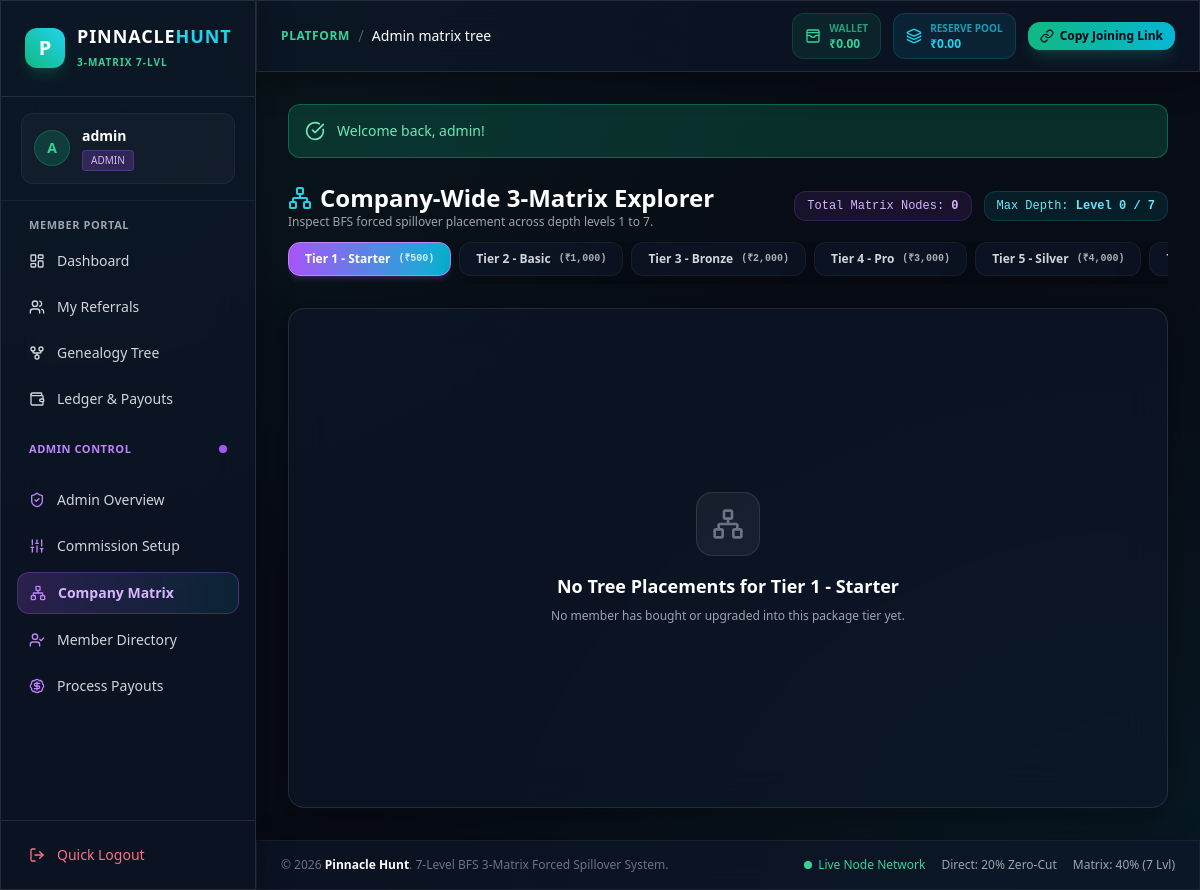
The app's page /?page=admin_matrix_tree (signed in) with its own data.
### tables this page shows
CREATE TABLE users (
    id INT UNSIGNED AUTO_INCREMENT PRIMARY KEY,
    username VARCHAR(50) NOT NULL UNIQUE,
    email VARCHAR(100) NOT NULL UNIQUE,
    password VARCHAR(255) NOT NULL,
    full_name VARCHAR(100) NOT NULL,
    phone VARCHAR(20) NOT NULL,
    role ENUM('user', 'admin') NOT NULL DEFAULT 'user',
    sponsor_id INT UNSIGNED NULL,
    wallet_balance DECIMAL(15, 2) NOT NULL DEFAULT 0.00,
    reserve_balance DECIMAL(15, 2) NOT NULL DEFAULT 0.00,
    status ENUM('active', 'inactive', 'suspended') NOT NULL DEFAULT 'active',
    created_at TIMESTAMP DEFAULT CURRENT_TIMESTAMP,
    CONSTRAINT fk_users_sponsor FOREIGN KEY (sponsor_id) REFERENCES users(id) ON DELETE SET NULL
);

CREATE TABLE packages (
    id INT UNSIGNED AUTO_INCREMENT PRIMARY KEY,
    name VARCHAR(50) NOT NULL,
    price DECIMAL(15, 2) NOT NULL,
    direct_commission_percent DECIMAL(5, 2) NOT NULL DEFAULT 20.00,
    sort_order INT UNSIGNED NOT NULL DEFAULT 1,
    status ENUM('active', 'inactive') NOT NULL DEFAULT 'active',
    created_at TIMESTAMP DEFAULT CURRENT_TIMESTAMP
);

### src/Services/AuthService.php (called while the page is built, shortened)
<?php
class AuthService {
    public static function getCurrentUser(): ?array {
        $pdo = Database::getConnection();
        $stmt = $pdo->prepare("SELECT * FROM users WHERE id = ?");
        $stmt->execute([$_SESSION['user_id']]);
        $user = $stmt->fetch();
        return $user ?: null;
    }
}

### src/Services/PackageService.php (called while the page is built, shortened)
<?php
class PackageService {
    public static function getAll(): array {
        $pdo = Database::getConnection();
        return $pdo->query("SELECT * FROM packages ORDER BY sort_order ASC")->fetchAll();
    }
    public static function getById(int $id): ?array {
        $pdo = Database::getConnection();
        $stmt = $pdo->prepare("SELECT * FROM packages WHERE id = ?");
        $stmt->execute([$id]);
        $pkg = $stmt->fetch();
        return $pkg ?: null;
    }
}

### src/Services/MatrixEngine.php (called while the page is built, shortened)
<?php
class MatrixEngine {
    public static function getCompanyTree(int $packageId, int $maxDepth = 7): ?array {
        $pdo = Database::getConnection();
        $stmt = $pdo->prepare("
            SELECT m.*, u.username, u.full_name, u.email
            FROM matrix_nodes m
            JOIN users u ON m.user_id = u.id
            WHERE m.package_id = ? AND m.parent_id IS NULL
            LIMIT 1
        ");
        $stmt->execute([$packageId]);
        $root = $stmt->fetch();
        if (!$root) {
            return null;
        }
        return self::buildSubtree($root, $maxDepth, 0);
    }
}

### views/admin/matrix_tree.php (the view, shortened to what this page needs)
<?php
require_once __DIR__ . '/../layouts/header.php';
$allPackages = PackageService::getAll();
$selectedTierId = isset($_GET['tier']) ? (int)$_GET['tier'] : (int)$allPackages[0]['id'];
$selectedPkg = PackageService::getById($selectedTierId);
$pdo = Database::getConnection();
$nodeCountStmt = $pdo->prepare("SELECT COUNT(*) FROM matrix_nodes WHERE package_id = ?");
$nodeCountStmt->execute([$selectedTierId]);
$totalNodes = (int)$nodeCountStmt->fetchColumn();
$depthStmt = $pdo->prepare("SELECT COALESCE(MAX(depth), 0) FROM matrix_nodes WHERE package_id = ?");
$depthStmt->execute([$selectedTierId]);
$maxDepthReached = (int)$depthStmt->fetchColumn();
$companyTree = MatrixEngine::getCompanyTree($selectedTierId, 7);
    ?>
<div class="mb-6">
    <div class="flex items-center justify-between mb-3">
        <div>
            <h2 class="text-2xl font-black text-white flex items-center space-x-2">
                <i data-lucide="network" class="w-6 h-6 text-cyan-400"></i>
                <span>Company-Wide 3-Matrix Explorer</span>
            </h2>
            <p class="text-xs text-gray-400">Inspect BFS forced spillover placement across depth levels 1 to 7.</p>
        </div>
        <div class="flex items-center space-x-3 text-xs font-mono">
            <span class="px-3 py-1.5 rounded-xl bg-purple-500/10 text-purple-300 border border-purple-500/20">
                Total Matrix Nodes: <strong><?= $totalNodes ?></strong>
            </span>
            <span class="px-3 py-1.5 rounded-xl bg-cyan-500/10 text-cyan-300 border border-cyan-500/20">
                Max Depth: <strong>Level <?= $maxDepthReached ?> / 7</strong>
            </span>
        </div>
    </div>
    <div class="flex items-center gap-2 overflow-x-auto pb-2">
        <?php foreach ($allPackages as $pkg): ?>
            <a href="?page=admin_matrix_tree&tier=<?= $pkg['id'] ?>"
                class="px-4 py-2 rounded-xl text-xs font-bold transition flex-shrink-0 flex items-center space-x-2 border <?= $pkg['id'] == $selectedTierId ? 'bg-gradient-to-r from-purple-500 to-cyan-500 text-white border-purple-400 shadow-md shadow-purple-500/20' : 'glass-panel text-gray-300 hover:text-white border-white/5 hover:border-white/20' ?>">
                <span><?= htmlspecialchars($pkg['name']) ?></span>
                <span class="text-[10px] font-mono opacity-80">(₹<?= number_format((float)$pkg['price']) ?>)</span>
            </a>
        <?php endforeach; ?>
    </div>
</div>
<div class="glass-panel rounded-2xl p-8 border border-white/10 overflow-x-auto min-h-[500px] flex items-center justify-center">
    <?php if (!$companyTree): ?>
        <div class="text-center py-12 max-w-md">
            <div class="w-16 h-16 rounded-2xl bg-white/5 border border-white/10 flex items-center justify-center mx-auto mb-4 text-gray-500">
                <i data-lucide="network" class="w-8 h-8"></i>
            </div>
            <h4 class="text-lg font-bold text-white mb-2">No Tree Placements for <?= htmlspecialchars($selectedPkg['name']) ?></h4>
            <p class="text-xs text-gray-400">No member has bought or upgraded into this package tier yet.</p>
        </div>
    <?php else: ?>
        <div class="py-4">
            <?php renderAdminTreeNode($companyTree, 1); ?>
        </div>
    <?php endif; ?>
</div>
<?php require_once __DIR__ . '/../layouts/footer.php'; ?>

### views/layouts/header.php (shortened to what this page needs)
<?php
$user = AuthService::getCurrentUser();
$currentPage = $_GET['page'] ?? 'dashboard';
?>
<!DOCTYPE html>
<html lang="en" class="dark">
<head>
    <script src="https://cdn.tailwindcss.com"></script>
</head>
<body class="min-h-screen antialiased flex flex-col">
<?php if ($user): ?>
    <aside id="sidebar" class="w-64 fixed left-0 top-0 bottom-0 z-50 glass-panel border-r border-white/10 flex flex-col transition-transform duration-300 -translate-x-full md:translate-x-0">
        <div class="px-6 py-6 border-b border-white/10 flex items-center justify-between">
            <a href="?page=dashboard" class="flex items-center space-x-3">
                <div class="w-10 h-10 rounded-xl bg-gradient-to-tr from-emerald-500 to-cyan-400 flex items-center justify-center font-black text-white text-xl shadow-lg shadow-emerald-500/20">
                    P
                </div>
                <div>
                    <div class="font-extrabold tracking-wider text-white text-lg leading-tight">PINNACLE<span class="text-cyan-400">HUNT</span></div>
                    <span class="text-[10px] text-emerald-400 font-semibold uppercase tracking-widest">3-Matrix 7-Lvl</span>
                </div>
            </a>
        </div>
        <div class="px-5 py-4 border-b border-white/5">
            <div class="p-3 rounded-xl bg-white/[0.03] border border-white/5 flex items-center space-x-3">
                <div class="w-9 h-9 rounded-full bg-emerald-500/20 border border-emerald-500/30 flex items-center justify-center font-bold text-emerald-400 text-sm">
                    <?= strtoupper(substr($user['username'], 0, 1)) ?>
                </div>
                <div class="overflow-hidden">
                    <p class="text-sm font-semibold text-white truncate"><?= htmlspecialchars($user['username']) ?></p>
                    <span class="inline-flex items-center px-2 py-0.5 rounded text-[10px] font-medium <?= $user['role'] === 'admin' ? 'bg-purple-500/20 text-purple-300 border border-purple-500/30' : 'bg-emerald-500/20 text-emerald-300 border border-emerald-500/30' ?>">
                        <?= strtoupper($user['role']) ?>
                    </span>
                </div>
            </div>
        </div>
        <nav class="flex-1 px-4 py-4 space-y-1.5 overflow-y-auto">
            <div class="text-[11px] font-semibold text-gray-400 uppercase tracking-wider px-3 mb-2">Member Portal</div>
            <a href="?page=dashboard" class="flex items-center space-x-3 px-3 py-2.5 rounded-xl text-sm font-medium transition <?= $currentPage === 'dashboard' ? 'bg-gradient-to-r from-emerald-500/20 to-cyan-500/10 text-emerald-300 border border-emerald-500/30 font-semibold' : 'text-gray-300 hover:bg-white/5 hover:text-white' ?>">
                <i data-lucide="layout-dashboard" class="w-4 h-4"></i>
                <span>Dashboard</span>
            </a>
            <a href="?page=referrals" class="flex items-center space-x-3 px-3 py-2.5 rounded-xl text-sm font-medium transition <?= $currentPage === 'referrals' ? 'bg-gradient-to-r from-emerald-500/20 to-cyan-500/10 text-emerald-300 border border-emerald-500/30 font-semibold' : 'text-gray-300 hover:bg-white/5 hover:text-white' ?>">
                <i data-lucide="users" class="w-4 h-4"></i>
                <span>My Referrals</span>
            </a>
            <a href="?page=genealogy" class="flex items-center space-x-3 px-3 py-2.5 rounded-xl text-sm font-medium transition <?= $currentPage === 'genealogy' ? 'bg-gradient-to-r from-emerald-500/20 to-cyan-500/10 text-emerald-300 border border-emerald-500/30 font-semibold' : 'text-gray-300 hover:bg-white/5 hover:text-white' ?>">
                <i data-lucide="git-fork" class="w-4 h-4"></i>
                <span>Genealogy Tree</span>
            </a>
            <a href="?page=ledger" class="flex items-center space-x-3 px-3 py-2.5 rounded-xl text-sm font-medium transition <?= $currentPage === 'ledger' ? 'bg-gradient-to-r from-emerald-500/20 to-cyan-500/10 text-emerald-300 border border-emerald-500/30 font-semibold' : 'text-gray-300 hover:bg-white/5 hover:text-white' ?>">
                <i data-lucide="wallet" class="w-4 h-4"></i>
                <span>Ledger & Payouts</span>
            </a>
            <?php if ($user['role'] === 'admin'): ?>
                <div class="pt-4 pb-2">
                    <div class="text-[11px] font-semibold text-purple-400 uppercase tracking-wider px-3 mb-2 flex items-center justify-between">
                        <span>Admin Control</span>
                        <span class="w-2 h-2 rounded-full bg-purple-500 animate-pulse"></span>
                    </div>
                </div>
                <a href="?page=admin_dashboard" class="flex items-center space-x-3 px-3 py-2.5 rounded-xl text-sm font-medium transition <?= $currentPage === 'admin_dashboard' ? 'bg-gradient-to-r from-purple-500/20 to-cyan-500/10 text-purple-300 border border-purple-500/30 font-semibold' : 'text-gray-300 hover:bg-white/5 hover:text-white' ?>">
                    <i data-lucide="shield-check" class="w-4 h-4 text-purple-400"></i>
                    <span>Admin Overview</span>
                </a>
                <a href="?page=admin_settings" class="flex items-center space-x-3 px-3 py-2.5 rounded-xl text-sm font-medium transition <?= $currentPage === 'admin_settings' ? 'bg-gradient-to-r from-purple-500/20 to-cyan-500/10 text-purple-300 border border-purple-500/30 font-semibold' : 'text-gray-300 hover:bg-white/5 hover:text-white' ?>">
                    <i data-lucide="sliders" class="w-4 h-4 text-purple-400"></i>
                    <span>Commission Setup</span>
                </a>
                <a href="?page=admin_matrix_tree" class="flex items-center space-x-3 px-3 py-2.5 rounded-xl text-sm font-medium transition <?= $currentPage === 'admin_matrix_tree' ? 'bg-gradient-to-r from-purple-500/20 to-cyan-500/10 text-purple-300 border border-purple-500/30 font-semibold' : 'text-gray-300 hover:bg-white/5 hover:text-white' ?>">
                    <i data-lucide="network" class="w-4 h-4 text-purple-400"></i>
                    <span>Company Matrix</span>
                </a>
                <a href="?page=admin_members" class="flex items-center space-x-3 px-3 py-2.5 rounded-xl text-sm font-medium transition <?= $currentPage === 'admin_members' ? 'bg-gradient-to-r from-purple-500/20 to-cyan-500/10 text-purple-300 border border-purple-500/30 font-semibold' : 'text-gray-300 hover:bg-white/5 hover:text-white' ?>">
                    <i data-lucide="user-check" class="w-4 h-4 text-purple-400"></i>
                    <span>Member Directory</span>
                </a>
                <a href="?page=admin_withdrawals" class="flex items-center space-x-3 px-3 py-2.5 rounded-xl text-sm font-medium transition <?= $currentPage === 'admin_withdrawals' ? 'bg-gradient-to-r from-purple-500/20 to-cyan-500/10 text-purple-300 border border-purple-500/30 font-semibold' : 'text-gray-300 hover:bg-white/5 hover:text-white' ?>">
                    <i data-lucide="badge-dollar-sign" class="w-4 h-4 text-purple-400"></i>
                    <span>Process Payouts</span>
                </a>
            <?php endif; ?>
        </nav>
        <div class="p-4 border-t border-white/10">
            <a href="?action=logout" class="flex items-center space-x-3 px-3 py-2 rounded-xl text-sm font-medium text-rose-400 hover:bg-rose-500/10 transition">
                <i data-lucide="log-out" class="w-4 h-4"></i>
                <span>Quick Logout</span>
            </a>
        </div>
    </aside>
    <div class="md:ml-64 flex-1 flex flex-col min-h-screen pt-14 md:pt-0">
        <header class="sticky top-0 z-30 glass-panel border-b border-white/10 px-6 py-3 flex flex-wrap items-center justify-between gap-4">
            <div class="flex items-center space-x-2">
                <span class="text-xs uppercase tracking-wider text-emerald-400 font-bold">Platform</span>
                <span class="text-gray-600">/</span>
                <span class="text-sm font-medium text-white"><?= ucfirst(str_replace('_', ' ', $currentPage)) ?></span>
            </div>
            <div class="flex items-center flex-wrap gap-3">
                <div class="flex items-center space-x-2 px-3 py-1.5 rounded-xl bg-emerald-500/10 border border-emerald-500/20 text-emerald-400">
                    <i data-lucide="wallet-cards" class="w-4 h-4"></i>
                    <div class="text-xs">
                        <span class="text-emerald-400/70 block text-[10px] uppercase font-bold">Wallet</span>
                        <span class="font-bold">₹<?= number_format((float)$user['wallet_balance'], 2) ?></span>
                    </div>
                </div>
                <div class="flex items-center space-x-2 px-3 py-1.5 rounded-xl bg-cyan-500/10 border border-cyan-500/20 text-cyan-400">
                    <i data-lucide="layers" class="w-4 h-4"></i>
                    <div class="text-xs">
                        <span class="text-cyan-400/70 block text-[10px] uppercase font-bold">Reserve Pool</span>
                        <span class="font-bold">₹<?= number_format((float)$user['reserve_balance'], 2) ?></span>
                    </div>
                </div>
                <?php
                $protocol = (!empty($_SERVER['HTTPS']) && $_SERVER['HTTPS'] !== 'off' || $_SERVER['SERVER_PORT'] == 443) ? "https://" : "http://";
                $domainName = $_SERVER['HTTP_HOST'];
                $joinLink = $protocol . $domainName . "/?page=register&ref=" . urlencode($user['username']);
                ?>
                <button onclick="copyJoinLink('<?= htmlspecialchars($joinLink) ?>')" class="inline-flex items-center space-x-1.5 px-3 py-1.5 rounded-xl bg-gradient-to-r from-emerald-500 to-cyan-500 hover:from-emerald-400 hover:to-cyan-400 text-slate-950 font-bold text-xs shadow-lg shadow-emerald-500/20 transition">
                    <i data-lucide="link" class="w-3.5 h-3.5"></i>
                    <span id="copyBtnText">Copy Joining Link</span>
                </button>
            </div>
        </header>
        <main class="flex-1 p-4 md:p-8 max-w-7xl w-full mx-auto">
            <?php if (!empty($_SESSION['flash_success'])): ?>
                <div class="mb-6 p-4 rounded-xl bg-emerald-500/20 border border-emerald-500/40 text-emerald-300 flex items-center space-x-3">
                    <i data-lucide="check-circle" class="w-5 h-5 flex-shrink-0"></i>
                    <span class="text-sm font-medium"><?= htmlspecialchars($_SESSION['flash_success']) ?></span>
                </div>
            <?php endif; ?>
<?php endif; ?>

### records on screen
users: username "A", username "admin", role "ADMIN", wallet_balance "0.00", reserve_balance "0.00"
packages: name "Tier 1 - Starter", price "500"
packages: name "Tier 2 - Basic", price "1,000"
packages: name "Tier 3 - Bronze", price "2,000"
packages: name "Tier 4 - Pro", price "3,000"
packages: name "Tier 5 - Silver", price "4,000"

### other values on screen
str_replace('_', ' ', $currentPage) "Admin matrix tree"
$_SESSION['flash_success'] "Welcome back, admin!"
$totalNodes "0"
$maxDepthReached "0"
